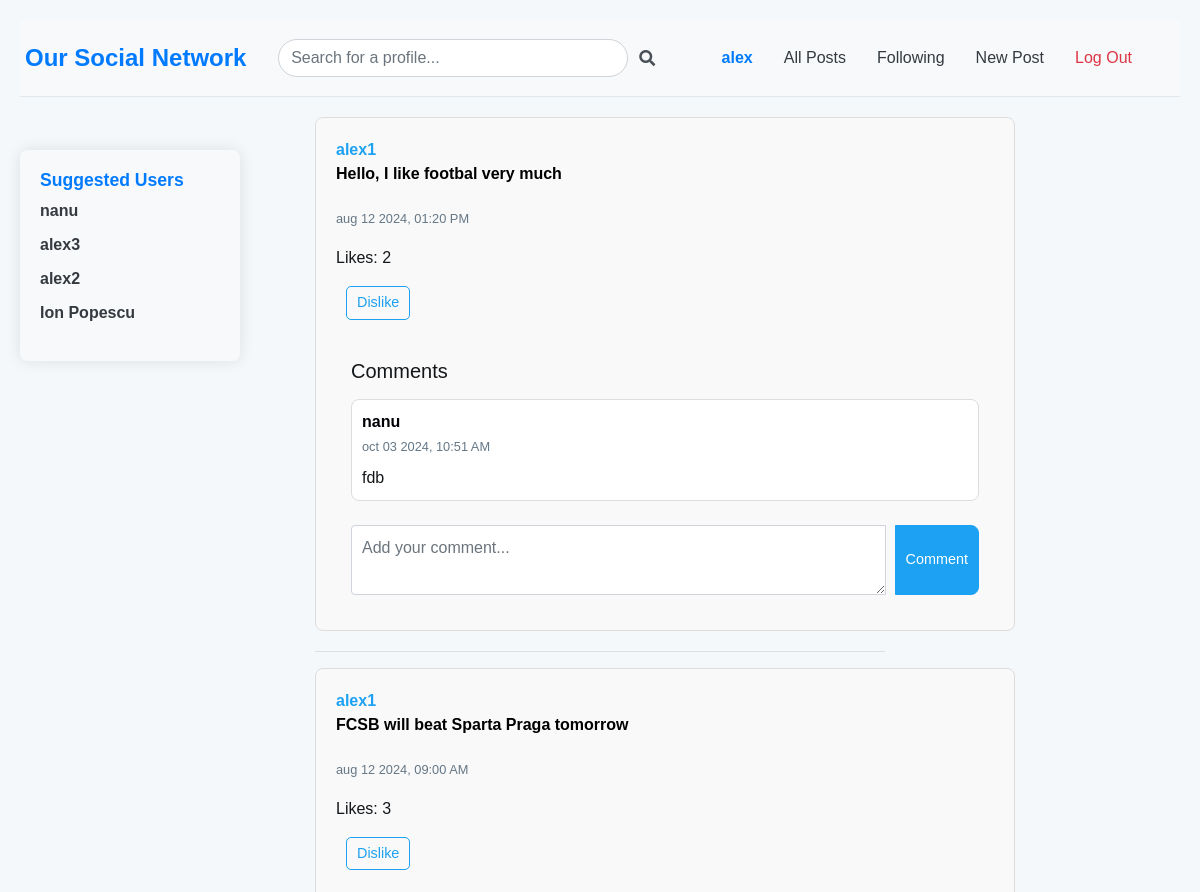
Before: /following (signed in, upper part) with the older database file.
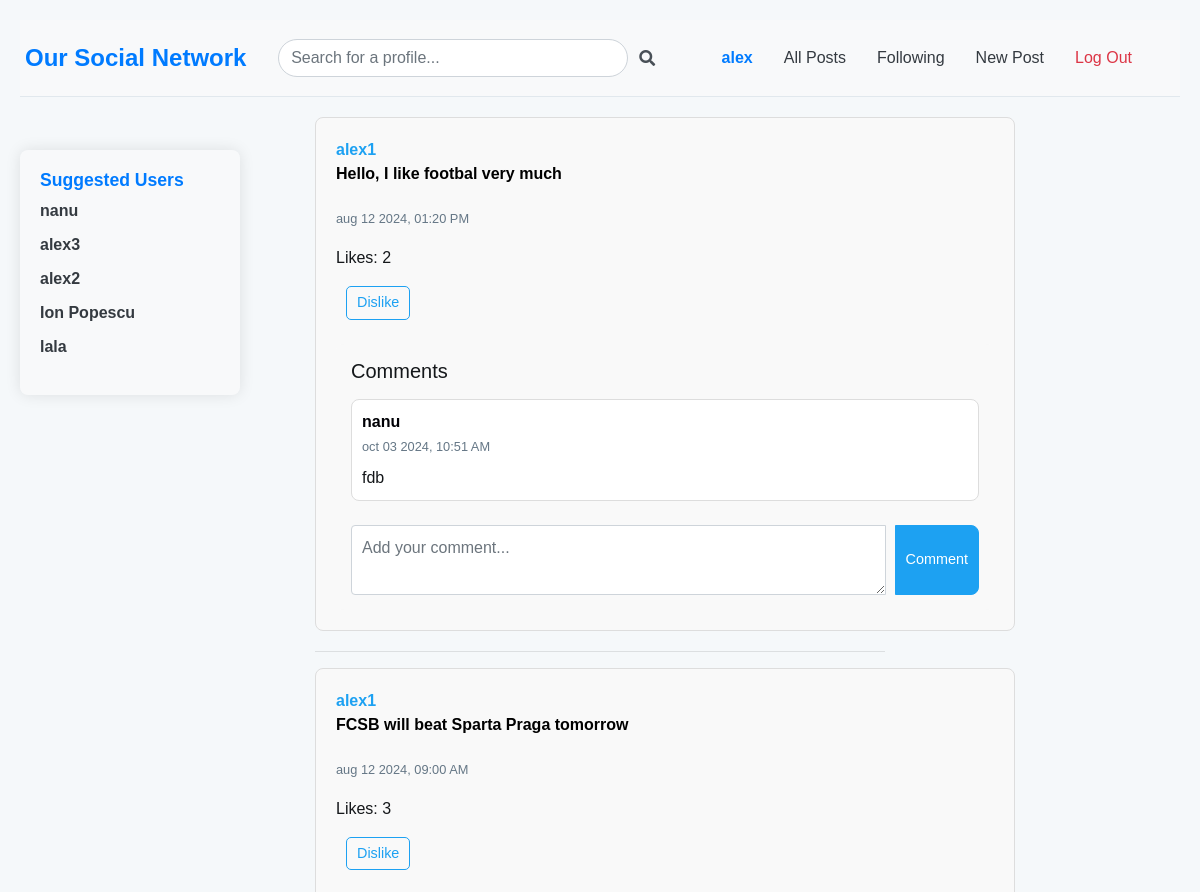
After: the same page with the newer database file.
### network/models.py (models this page shows, shortened)
class Post(models.Model):
    user = models.ForeignKey(User, on_delete=models.CASCADE, related_name="posts")
    content = models.TextField(blank=True)
    timestamp = models.DateTimeField(auto_now_add=True)
    likes = models.ManyToManyField(User, related_name="liked_posts")

class User(AbstractUser):
    followers = models.ManyToManyField("self", blank=True, symmetrical=False, related_name="following")

class Comment(models.Model):
    post = models.ForeignKey(Post, on_delete=models.CASCADE, related_name="post_comments")
    user = models.ForeignKey(User, on_delete=models.CASCADE, related_name="user_comments")
    content = models.TextField()
    timestamp = models.DateTimeField(auto_now_add=True)

### network/views.py (the view)
# urls.py: path('following', views.following, name='following'),
@login_required
def following(request):
    user = request.user
    following = user.following.all()
    posts = Post.objects.filter(user__in=following).order_by('-timestamp')
    paginator = Paginator(posts, 10)
    page_number = request.GET.get('page')
    page_obj = paginator.get_page(page_number)
    if request.user.is_authenticated:
        suggested_users = User.objects.exclude(id__in=request.user.following.all()).exclude(id=request.user.id)
    else:
        suggested_users = None
    return render(request, 'network/following.html', {
        'page_obj': page_obj,
        'suggested_users': suggested_users
    })

### network/templates/network/following.html (shortened to what this page needs)
{% extends "network/layout.html" %}
{% block body %}
    {% if user.following.all %}
        {% for post in page_obj %}
            <div class="post" id="post-{{ post.id }}">
                <a href="{% url 'profile' post.user.username %}">{{ post.user }}</a>
                <p class="post-content">{{ post.content }}</p>
                <p><small>{{ post.timestamp|date:"b d Y, h:i A" }}</small></p>
                <p class="likes-count">Likes: {{ post.likes.count }}</p>
                {% if user.is_authenticated %}
                    {% if request.user in post.likes.all %}
                        <button class="btn btn-sm btn-outline-primary like-btn" data-post-id="{{ post.id }}">Dislike</button>
                    {% else %}
                        <button class="btn btn-sm btn-outline-primary like-btn" data-post-id="{{ post.id }}">Like</button>
                    {% endif %}
                    <div class="comments-section mt-4">
                        <h5 class="mb-3">Comments</h5>
                        <div class="comments-list">
                            {% for comment in post.post_comments.all %}
                                <div class="card mb-3" id="comment-{{ comment.id }}">
                                    <div class="card-body">
                                        <div class="d-flex justify-content-between">
                                            <div>
                                                <a href="{% url 'profile' comment.user.username %}" style="color: #000005;">
                                                    <strong>{{ comment.user.username }}</strong>
                                                </a>
                                                <br>
                                                <small>{{ comment.timestamp|date:"b d Y, h:i A" }}</small>
                                            </div>
                                        </div>
                                        <p class="mt-2 mb-0">{{ comment.content }}</p>
                                    </div>
                                </div>
                            {% empty %}
                                <p class="text-muted">No comments yet. Be the first to comment!</p>
                            {% endfor %}
                        </div>
                        <form id="comment-form" method="POST" action="{% url 'add_comment' post.id %}" class="mt-4">
                            <div class="input-group">
                                <textarea class="form-control" name="content" placeholder="Add your comment..." rows="2" required></textarea>
                                <div class="input-group-append">
                                    <button class="btn btn-primary" type="submit">Comment</button>
                                </div>
                            </div>
                        </form>
                    </div>
                {% endif %}
            </div>
            <hr>
        {% endfor %}
    {% else %}
        <p class="text-muted">You are not following anyone yet. Follow users to see their posts here!</p>
    {% endif %}
{% endblock %}

### network/templates/network/layout.html (shortened to what this page needs)
{% load static %}
<!DOCTYPE html>
<html lang="en">
    <head>
        <link rel="stylesheet" href="https://stackpath.bootstrapcdn.com/bootstrap/4.4.1/css/bootstrap.min.css">
        <link href="{% static 'network/styles.css' %}" rel="stylesheet">
        <link rel="stylesheet" href="https://cdnjs.cloudflare.com/ajax/libs/font-awesome/5.15.4/css/all.min.css">
    </head>
    <body>
        <div class="main-content">
          <nav class="navbar navbar-expand-lg navbar-light bg-light">
            <div class="container">
                <a class="navbar-brand font-weight-bold text-primary" href="{% url 'index' %}" style="margin-left: -20px;">
                    Our Social Network
                </a>
        <div class="collapse navbar-collapse" id="navbarNavDropdown">
            {% if user.is_authenticated %}
            <ul class="navbar-nav mx-auto">
                <li class="nav-item">
                    <form class="form-inline my-2 my-lg-0" action="{% url 'search' %}" method="GET">
                        <div class="input-group">
                            <input class="form-control" type="search" name="q" placeholder="Search for a profile..." aria-label="Search" style="border-radius: 25px; padding: 12px; width: 350px;">
                            <div class="input-group-append">
                                <span class="input-group-text" style="background-color: transparent; border: none;">
                                    <i class="fas fa-search"></i>
                                </span>
                            </div>
                        </div>
                    </form>
                </li>
            </ul>
            {% endif %}
            <ul class="navbar-nav ml-auto">
                {% if user.is_authenticated %}
                    <li class="nav-item">
                        <a class="nav-link font-weight-bold text-primary" href="{% url 'profile' user.username %}">{{ user.username }}</a>
                    </li>
                {% endif %}
                <li class="nav-item">
                    <a class="nav-link text-dark" href="{% url 'index' %}">All Posts</a>
                </li>
                {% if user.is_authenticated %}
                    <li class="nav-item">
                        <a class="nav-link text-dark" href="{% url 'following' %}">Following</a>
                    </li>
                    <li class="nav-item">
                        <a class="nav-link text-dark" href="{% url 'new_post' %}">New Post</a>
                    </li>
                    <li class="nav-item">
                        <a class="nav-link text-danger" href="{% url 'logout' %}">Log Out</a>
                    </li>
                {% endif %}
            </ul>
        </div>
            </div>
        </nav>
            <div class="body">
                {% block body %}
                {% endblock %}
                {% if user.is_authenticated %}
                    <div class="suggested-users">
                        <h5>Suggested Users</h5>
                        <ul>
                            {% for user in suggested_users %}
                                <li><a href="{% url 'profile' user.username %}">{{ user.username }}</a></li>
                            {% endfor %}
                        </ul>
                    </div>
                {% endif %}
            </div>
        </div>
    </body>
</html>

Changed rows visible on the page:
added User: username "lala"
